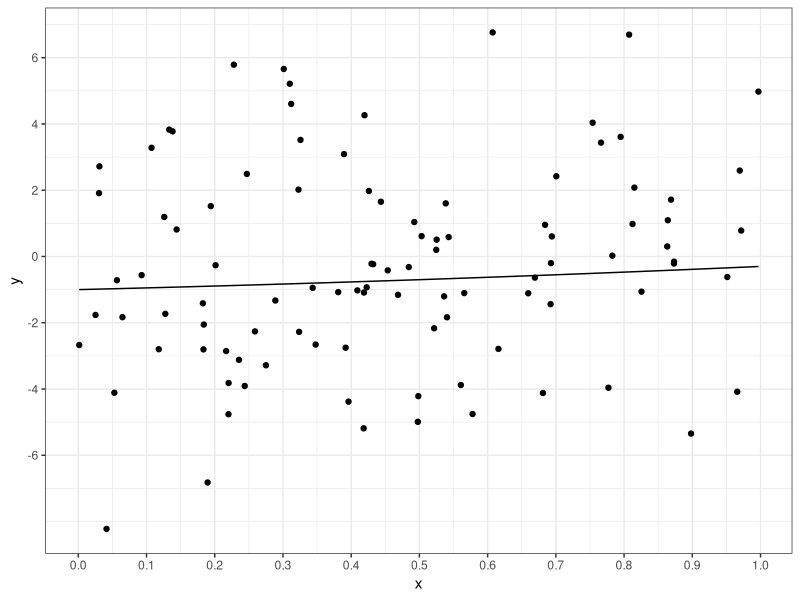
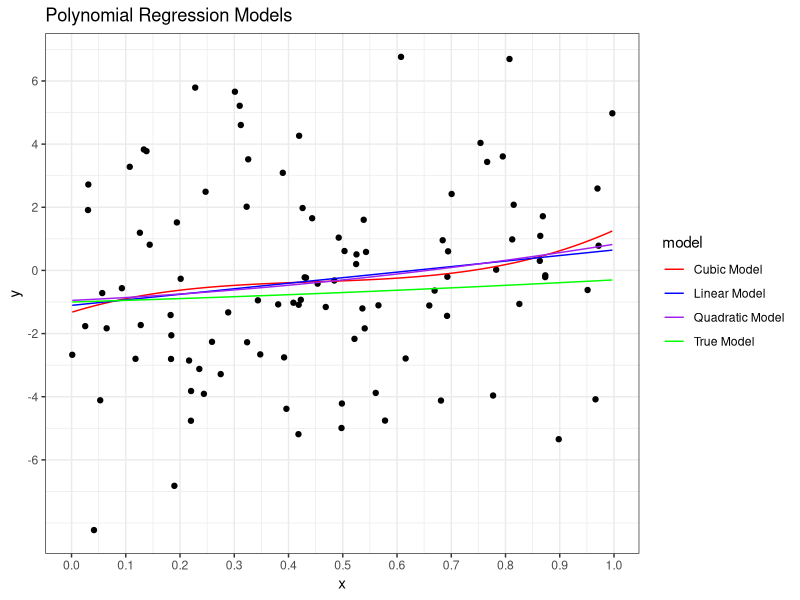
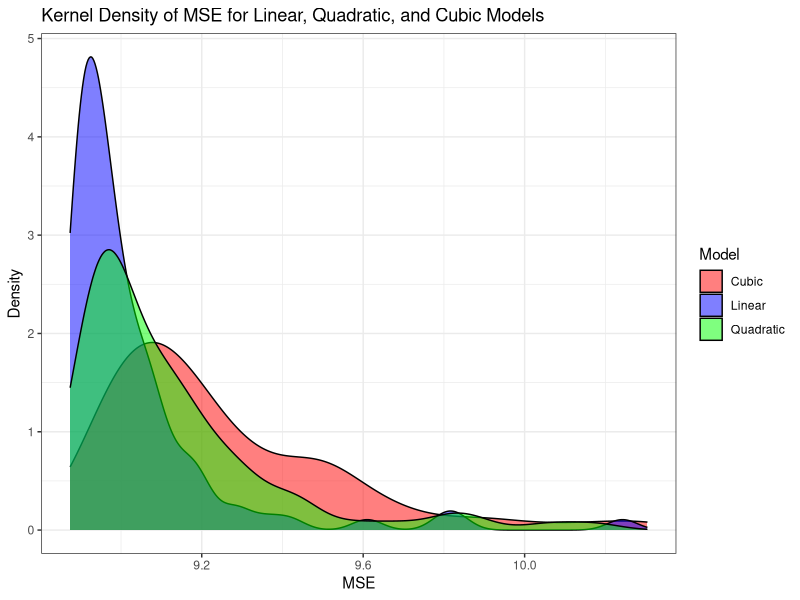
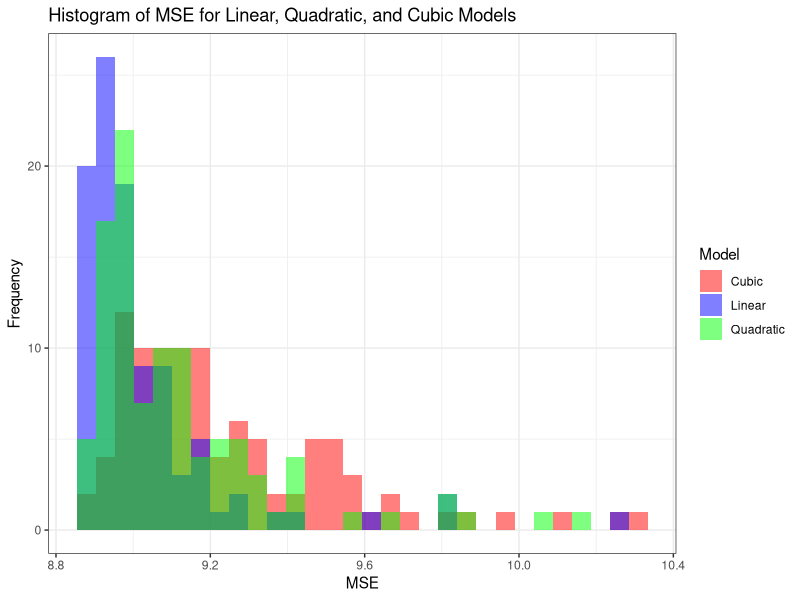

Here is the R script that generated these plots, in order:
## ---- chunk 1
#| include: false
# Set global configurations and settings here
knitr::opts_chunk$set()                 # set global chunk options
ggplot2::theme_set(ggplot2::theme_bw()) # set ggplot2 theme
## ---- chunk 2
#| message: false
#| warning: false
library(tidyverse) # functions for data manipulation
library(tibble)
## ---- chunk 3
sim_x <- function(n) runif(n)         #U[0,1]
f <-function(x) -1 + 0.5*x + 0.2*x^2  #true mean function
sim_y <- function(x, sd) {            #generate Y|X from N{f(x), sd}
  n = length(x)
  f(x) + rnorm(n, mean = 0, sd = sd)
}
## ---- chunk 4
#-- Settings
n = 100       #number of observations
sd = 3        #stdev for error

set.seed(611) # set seed for reproducibility
x = sim_x(n)  # get x values
y = sim_y(x, sd = sd) # get y values
data_train = tibble(x, y) # training data tibble

#----------DELETE ME-------------#
#-- Generate Test Data
ntest = 50000 # Number of test samples
set.seed(611) # set *different* seed
xtest = sim_x(ntest) # generate test X's
ytest = sim_y(xtest, sd=sd) # generate test Y's
data_test = tibble(x=xtest, y=ytest) # test data

## ---- chunk 5
#-- plot points and true regression function
scatter_plot <- ggplot(data_train, aes(x,y)) +
geom_point() +
geom_function(fun = f) +
scale_x_continuous(breaks=seq(0, 1, by=.10)) +
scale_y_continuous(breaks=seq(-6, 10, by=2))

scatter_plot
## ---- chunk 6
linear_model <- lm(y~poly(x,1), data = data_train)
quadratic_model <-lm(y~poly(x,2), data = data_train)
cubic_model <-lm(y~poly(x,3), data=data_train)

x_seq <- seq(min(data_train$x), max(data_train$x), length.out = 100)


# Assuming sim_y without error (sd=0) represents the true quadratic model
y_true <- sim_y(x_seq, sd = 0)  # True quadratic model without noise

y_linear_pred <- predict(linear_model, newdata = data.frame(x = x_seq))
y_quadratic_pred <- predict(quadratic_model, newdata = data.frame(x = x_seq))
y_cubic_pred <- predict(cubic_model, newdata = data.frame(x = x_seq))
## ---- chunk 7
# Create a sequence of x values for plotting the fitted lines
x_seq <- seq(min(data_train$x), max(data_train$x), length.out = 100)

# Combine the predicted values into one data frame for plotting
fit_data <- tibble(
  x = rep(x_seq, 4),
  y = c(y_linear_pred, y_quadratic_pred, y_cubic_pred, y_true),
  model = factor(rep(c("Linear Model", "Quadratic Model", "Cubic Model", "True Model"), each = 100))
)

# Create the ggplot
ggplot(data_train, aes(x = x, y = y)) +
  geom_point() +  # Scatter plot of the data
  geom_line(data = fit_data, aes(x = x, y = y, color = model)) +  # Fitted lines
  labs(title = "Polynomial Regression Models", x = "x", y = "y") +
  scale_color_manual(values = c("red", "blue", "purple", "green")) +
  scale_x_continuous(breaks=seq(0, 1, by=.10)) +
  scale_y_continuous(breaks=seq(-6, 10, by=2))
## ---- chunk 8
sim_x <- function(n) runif(n)         #U[0,1]
f <-function(x) -1 + 0.5*x + 0.2*x^2  #true mean function
sim_y <- function(x, sd) {            #generate Y|X from N{f(x), sd}
  n = length(x)
  f(x) + rnorm(n, mean = 0, sd = sd)
}

#-- Generate Test Data
ntest = 10000 # Number of test samples
set.seed(612) # set *different* seed
xtest = sim_x(ntest) # generate test X's
ytest = sim_y(xtest, sd=sd) # generate test Y's
data_test = tibble(x=xtest, y=ytest) # test data


linear_yhat = predict(linear_model, data_test)
quadratic_yhat = predict(quadratic_model, data_test)
cubic_yhat = predict(cubic_model, data_test)

#: calculate test MSE
linear_mse_test = mean( (data_test$y - linear_yhat)^2 )
quadratic_mse_test = mean((data_test$y - quadratic_yhat) ^2 )
cubic_mse_test = mean((data_test$y - cubic_yhat) ^ 2)

linear_mse_test
quadratic_mse_test
cubic_mse_test

## ---- chunk 9
#--function to calculate MSE
calc_mse <- function(model, data_test){
  y_pred <- predict(model, newdata = data_test)
  mean((data_test$y - y_pred)^2)
}

#--set up num of simulations
n_simulations = 100

#--set the simulation seed
set.seed(613)

#--Create vector to store MSE values for each model
mse_linear <- numeric(n_simulations)
mse_quadratic <- numeric(n_simulations)
mse_cubic <- numeric(n_simulations)

#-- start the simulation
for (i in 1:n_simulations){
  #generate new training data each time
  x_train = sim_x(100)
  y_train = sim_y(x_train, sd = 3)
  data_train = tibble(x = x_train, y = y_train)
  
  #fit the models
  linear_model <- lm(y~ poly(x, 1), data = data_train)
  quadratic_model <- lm(y~poly(x,2), data = data_train)
  cubic_model <- lm(y~poly(x,3), data = data_train)
  
  #calculate the MSE for each model using the test data
  mse_linear[i] <-calc_mse(linear_model, data_test)
  mse_quadratic[i] <-calc_mse(quadratic_model, data_test)
  mse_cubic[i] <- calc_mse(cubic_model, data_test)
}
## ---- chunk 10
#--plot the MSE distributions
mse_data <- tibble(
  MSE = c(mse_linear, mse_quadratic, mse_cubic),
  Model = rep(c("Linear", "Quadratic", "Cubic"), each = n_simulations)
)

# Kernel Density Plot
ggplot(mse_data, aes(x = MSE, fill = Model)) +
  geom_density(alpha = 0.5) +
  labs(title = "Kernel Density of MSE for Linear, Quadratic, and Cubic Models",
       x = "MSE", y = "Density") +
  scale_fill_manual(values = c("red", "blue", "green"))
## ---- chunk 11
#--histogram plot
ggplot(mse_data, aes(x = MSE, fill = Model)) +
  geom_histogram(bins = 30, position = "identity", alpha = 0.5) +
  labs(title = "Histogram of MSE for Linear, Quadratic, and Cubic Models",
       x = "MSE", y = "Frequency") +
  scale_fill_manual(values = c("red", "blue", "green"))
## ---- chunk 12
# Combine the MSEs for all simulations into a data frame
mse_results <- tibble(
  Simulation = 1:n_simulations,
  Linear = mse_linear,
  Quadratic = mse_quadratic,
  Cubic = mse_cubic
)

# Find the model with the lowest MSE for each simulation
mse_results <- mse_results %>%
  rowwise() %>%
  mutate(Best_Model = case_when(
    Linear == min(c(Linear, Quadratic, Cubic)) ~ "Linear",
    Quadratic == min(c(Linear, Quadratic, Cubic)) ~ "Quadratic",
    Cubic == min(c(Linear, Quadratic, Cubic)) ~ "Cubic"
  )) %>%
  ungroup()

# Count how many times each model was the best
best_model_count <- mse_results %>%
  count(Best_Model)

# Print the count of the best models
print(best_model_count)
## ---- chunk 13
simulation_f <- function(n, sigma, data_test){
  set.seed(613)
  
  # Function to calculate MSE
  calc_mse <- function(model, data_test) {
    y_pred <- predict(model, newdata = data_test)
    mean((data_test$y - y_pred)^2)
  }
  
  # Initialize vectors to store MSE results for each simulation
  #n_simulations <- 100
  mse_linear <- numeric(n)
  mse_quadratic <- numeric(n)
  mse_cubic <- numeric(n)
  
  
  # Run the simulation for each iteration
  for (i in 1:n) {
    # Generate new training data
    x_train <- sim_x(n)
    y_train <- sim_y(x_train, sd = sigma)
    data_train <- tibble(x = x_train, y = y_train)
    
    # Fit models: linear, quadratic, cubic
    linear_model <- lm(y ~ poly(x, 1), data = data_train)
    quadratic_model <- lm(y ~ poly(x, 2), data = data_train)
    cubic_model <- lm(y ~ poly(x, 3), data = data_train)
    
    # Calculate MSE for each model
    mse_linear[i] <- calc_mse(linear_model, data_test)
    mse_quadratic[i] <- calc_mse(quadratic_model, data_test)
    mse_cubic[i] <- calc_mse(cubic_model, data_test)
  }
  
  #--part g, but I'm adding it here anyways
  # Combine results into a data frame
  mse_results <- tibble(
    Simulation = 1:n,
    Linear = mse_linear,
    Quadratic = mse_quadratic,
    Cubic = mse_cubic
  )
  
   # Determine the best model for each simulation and store the best MSE
  mse_results <- mse_results %>%
    rowwise() %>%
    mutate(
      Best_Model = case_when(
        Linear == min(c(Linear, Quadratic, Cubic)) ~ "Linear",
        Quadratic == min(c(Linear, Quadratic, Cubic)) ~ "Quadratic",
        Cubic == min(c(Linear, Quadratic, Cubic)) ~ "Cubic"
      ),
      Best_MSE = min(c(Linear, Quadratic, Cubic))
    ) %>%
    ungroup()
  
   # Count how many times each model was the best
  best_model_count <- mse_results %>%
    count(Best_Model)
  
  # Return a list with detailed results
  return(list(
    mse_results = mse_results,
    best_model_count = best_model_count
  ))
}
## ---- chunk 14
#-- Generate Test Data
ntest = 10000 # Number of test samples
sigma = 100
set.seed(612) # set *different* seed
xtest = sim_x(ntest) # generate test X's
ytest = sim_y(xtest, sd=sigma) # generate test Y's
data_test = tibble(x=xtest, y=ytest) # test data

simulation_result <- simulation_f(n = 100, sigma, data_test)

simulation_result$best_model_count
## ---- chunk 15
#-- Generate Test Data
ntest = 10000 # Number of test samples
sigma = 100
set.seed(612) # set *different* seed
xtest = sim_x(ntest) # generate test X's
ytest = sim_y(xtest, sd=sigma) # generate test Y's
data_test = tibble(x=xtest, y=ytest) # test data

simulation_result <- simulation_f(n = 100, sigma, data_test)

simulation_result$best_model_count
## ---- chunk 16
#-- Generate Test Data
ntest = 10000 # Number of test samples
sigma = 4
set.seed(612) # set *different* seed
xtest = sim_x(ntest) # generate test X's
ytest = sim_y(xtest, sd=sigma) # generate test Y's
data_test = tibble(x=xtest, y=ytest) # test data

simulation_result <- simulation_f(n= 300 , sigma, data_test)

simulation_result$best_model_count
## ---- chunk 17
ntest = 10000 # Number of test samples
sigma = 8
set.seed(612) # set *different* seed
xtest = sim_x(ntest) # generate test X's
ytest = sim_y(xtest, sd=sigma) # generate test Y's
data_test = tibble(x=xtest, y=ytest) # test data

simulation_result <- simulation_f(n= 300 , sigma, data_test)

simulation_result$best_model_count
